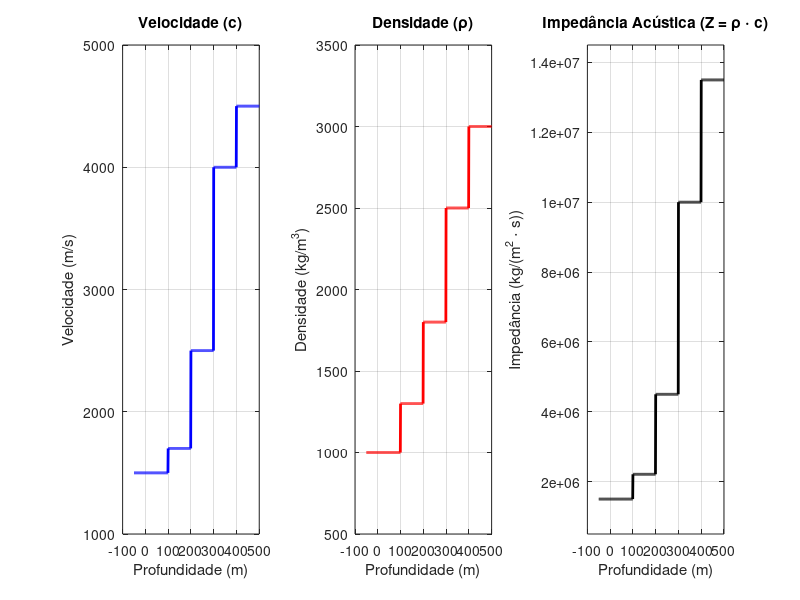
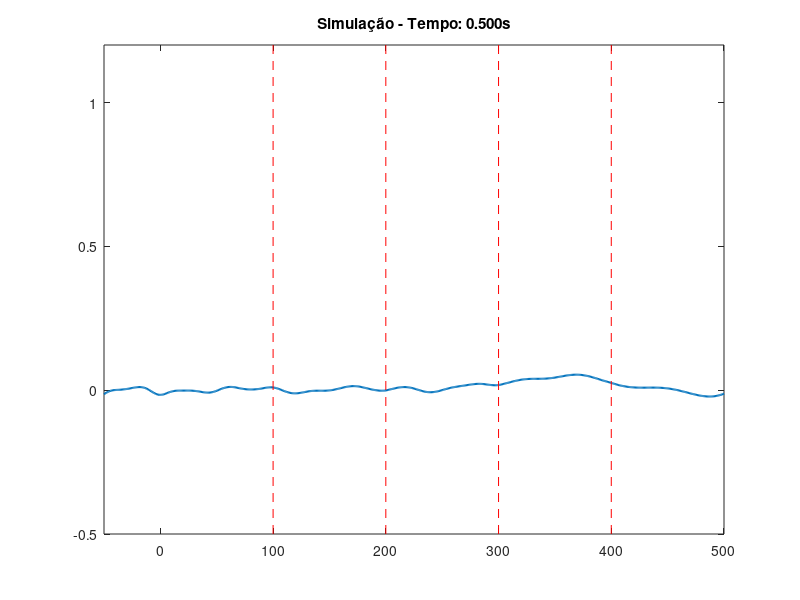

Write MATLAB code to recreate these figures, in order.
clear; clc; close all;

%Grade
z = -50:1:500;
nz = length(z);
dz = z(2) - z(1);

%Camadas
interfaces_z = [100, 200, 300, 400];
c_vals = [1500, 1700, 2500, 4000, 4500];
p_vals = [1000, 1300, 1800, 2500, 3000];

C = ones(1, nz) * c_vals(1);
P = ones(1, nz) * p_vals(1);

for k = 1:length(interfaces_z) %preenchendo nossa grade
    C(z >= interfaces_z(k)) = c_vals(k+1);
    P(z >= interfaces_z(k)) = p_vals(k+1);
end

%Impedancia
Z = P .* C;

%visualização do meio
figure;

%perfil de velocidade
subplot(1, 3, 1);
plot(z, C, 'b', 'LineWidth', 2);
title('Velocidade (c)');
xlabel('Profundidade (m)');
ylabel('Velocidade (m/s)');
ylim([min(c_vals)-500, max(c_vals)+500]);
grid on;

%perfil de densidade
subplot(1, 3, 2);
plot(z, P, 'r', 'LineWidth', 2);
title('Densidade (\rho)');
xlabel('Profundidade (m)');
ylabel('Densidade (kg/m^3)');
ylim([min(p_vals)-500, max(p_vals)+500]);
grid on;

%perfil de impedancia
subplot(1, 3, 3);
plot(z, Z, 'k', 'LineWidth', 2);
title('Impedância Acústica (Z = \rho \cdot c)');
xlabel('Profundidade (m)');
ylabel('Impedância (kg/(m^2 \cdot s))');
ylim([min(Z)-1e6, max(Z)+1e6]);
grid on;

%Tempo
dt = dz / (10 * max(C));
t = 0:dt:0.5;
nt = length(t);

U = zeros(nt, nz);

%Condição Inicial
z0 = 0;
U(1, :) = exp( -(z-z0).^2 / 100);
U(2, :) = exp( -(z-z0).^2 / 100);

%identificar os indices da interface
is_interface = false(1, nz);
for i = 2:nz-1
    if P(i+1) ~= P(i-1) || C(i+1) ~= C(i-1)
        is_interface(i) = true;
    end
end

%indices dos pontos regulares
idx_reg = find(~is_interface);
idx_reg = idx_reg(idx_reg > 1 & idx_reg < nz);

%pontos interface
idx_int = find(is_interface);

%coeficientes
alpha = (C .* dt / dz);
coef = (alpha - 1) ./ (alpha + 1);
gamma = (C .* dt / dz).^2;

for n = 2:nt-1
    %pontos regulares
    U(n+1, idx_reg) = 2*U(n, idx_reg) - U(n-1, idx_reg) + ...
        gamma(idx_reg) .* (U(n, idx_reg+1) - 2*U(n, idx_reg) + U(n, idx_reg-1));

    %pontos interface
    if ~isempty(idx_int)

        pm = P(idx_int-1); cm = C(idx_int-1);
        pp = P(idx_int+1); cp = C(idx_int+1);

        num = ( (U(n, idx_int+1) - U(n, idx_int))./(pp*dz) ) - ...
              ( (U(n, idx_int) - U(n, idx_int-1))./(pm*dz) );
        den = (dz/2) * ( (1./(pp.*cp.^2)) + (1./(pm.*cm.^2)) );

        u_tt_int = num ./ den;
        U(n+1, idx_int) = 2*U(n, idx_int) - U(n-1, idx_int) + (dt^2 * u_tt_int);
    end

    %condiçoes de contorno
    U(n+1, 1) = U(n, 2) + coef(1) * (U(n+1, 2) - U(n, 1));
    U(n+1, nz) = U(n, nz-1) + coef(nz) * (U(n+1, nz-1) - U(n, nz));
end

%Visualização
figure;
for n = 1:80:nt
    plot(z, U(n, :), 'LineWidth', 1.5);
    hold on;
    for k = 1:length(interfaces_z)
        line([interfaces_z(k) interfaces_z(k)], [-0.5 1.2], 'Color', 'r', 'LineStyle', '--');
    end
    hold off;
    axis([min(z) max(z) -0.5 1.2]);
    title(['Simulação - Tempo: ', num2str(t(n), '%.3f'), 's']);
    drawnow;
end
